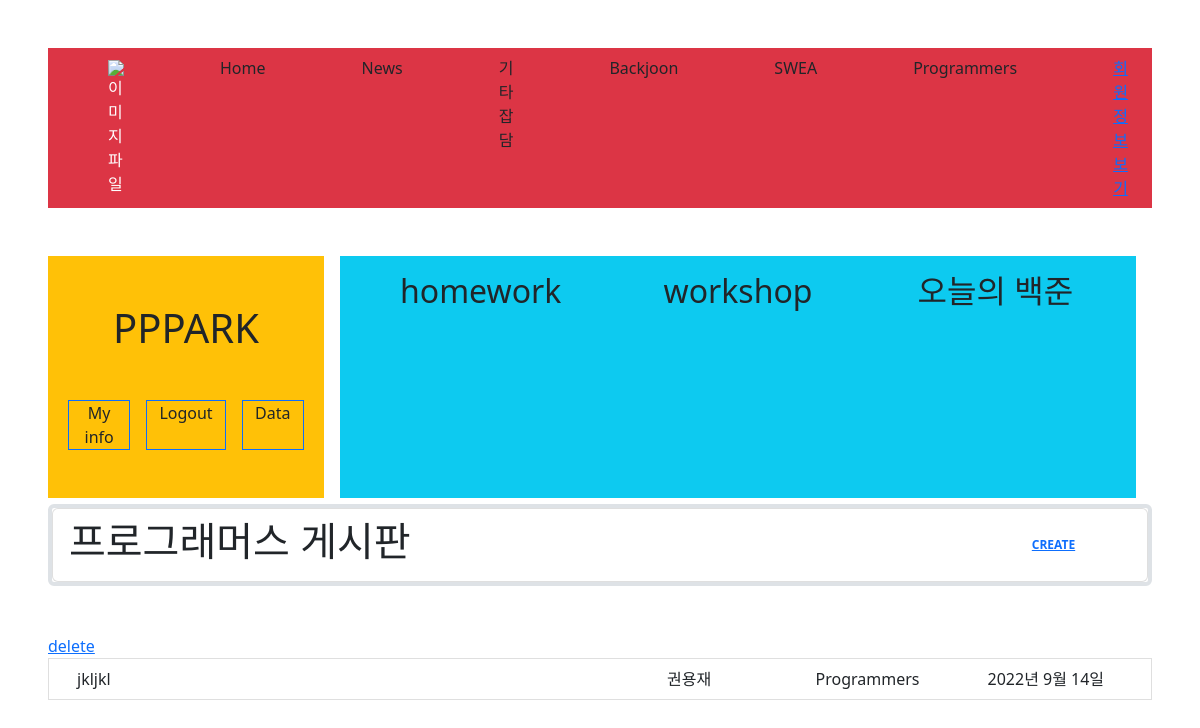
/Programmers_board/ (signed in), run on an earlier commit of the app's database.
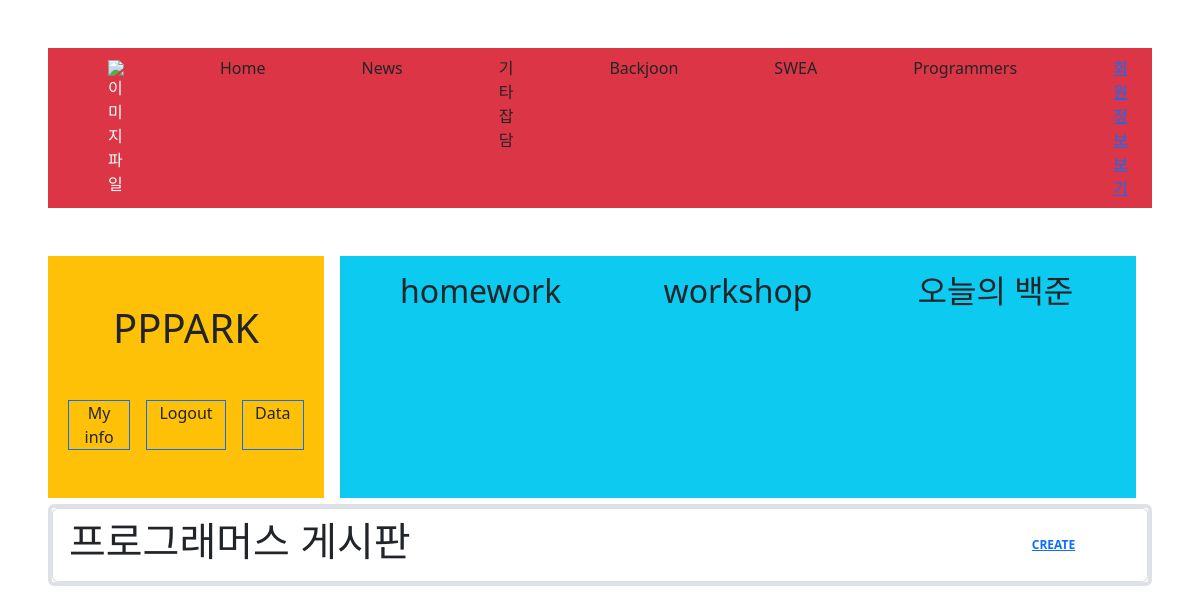
And on a later commit of the database.
### articles/models.py (models this page shows)
class ArticleModel(models.Model):
    variety_1 = (
              ('Backjoon', 'Backjoon'),
              ('SWEA', 'SWEA'),
              ('Programmers', 'Programmers'),
              ('else', 'else'),
    )
    username = models.CharField(max_length=30)
    title = models.CharField(max_length= 30)
    content = models.TextField()
    release_date = models.DateField(auto_now = True)
    update_date = models.DateField(auto_now_add= True)
    variety = models.CharField(max_length=30, choices=variety_1)

### articles/views.py (the view)
# urls.py: path('Programmers_board/', views.Programmers_board, name = 'Programmers_board'),
def Programmers_board(request):
    articles = ArticleModel.objects.filter(variety = "Programmers")
    context = {
        "articles" : articles
    }
    return render(request, "articles/Programmers_board.html", context)

### articles/templates/articles/Programmers_board.html
{% extends 'base.html' %}
{% block content %}
<ul class="list-group border border-4 my-5">
    <li class="list-group-item d-flex justify-content-between align-items-center">
      <h1>프로그래머스 게시판</h1>
      <span class="badge badge-primary badge-pill mx-5"><a href="{% url 'articles:create' %}">CREATE</a></span>
    </li>
</ul>
<ul class="list-group">
    {% for article in articles %}
    {% if request.user.is_superuser or request.user.username == article.username%}
    <a href="{% url 'articles:delete' article.id %}"> delete </a>
    {% endif %}
    <a href="{% url 'articles:detail' article.id %}" class='text-decoration-none'>
    <li class="list-group-item list-group-item-action">
    <div class="container text-center">
        <div class="row">
            <div class="col-6 text-start">{{article.title}}</div>
            <div class="col-2">{{article.username}}</div>
            <div class="col-2">{{article.variety}}</div>
            <div class="col-2">{{article.release_date}}</div>
        </div>
    </div>
    </li>
    </a>
    {% endfor %}
</ul>
{% endblock content %}

What changed in the data, as far as the page shows it:
no longer on this page (row edited): ArticleModel: title "jkljkl", username "권용재", variety "Programmers", release_date "2022년 9월 14일"
